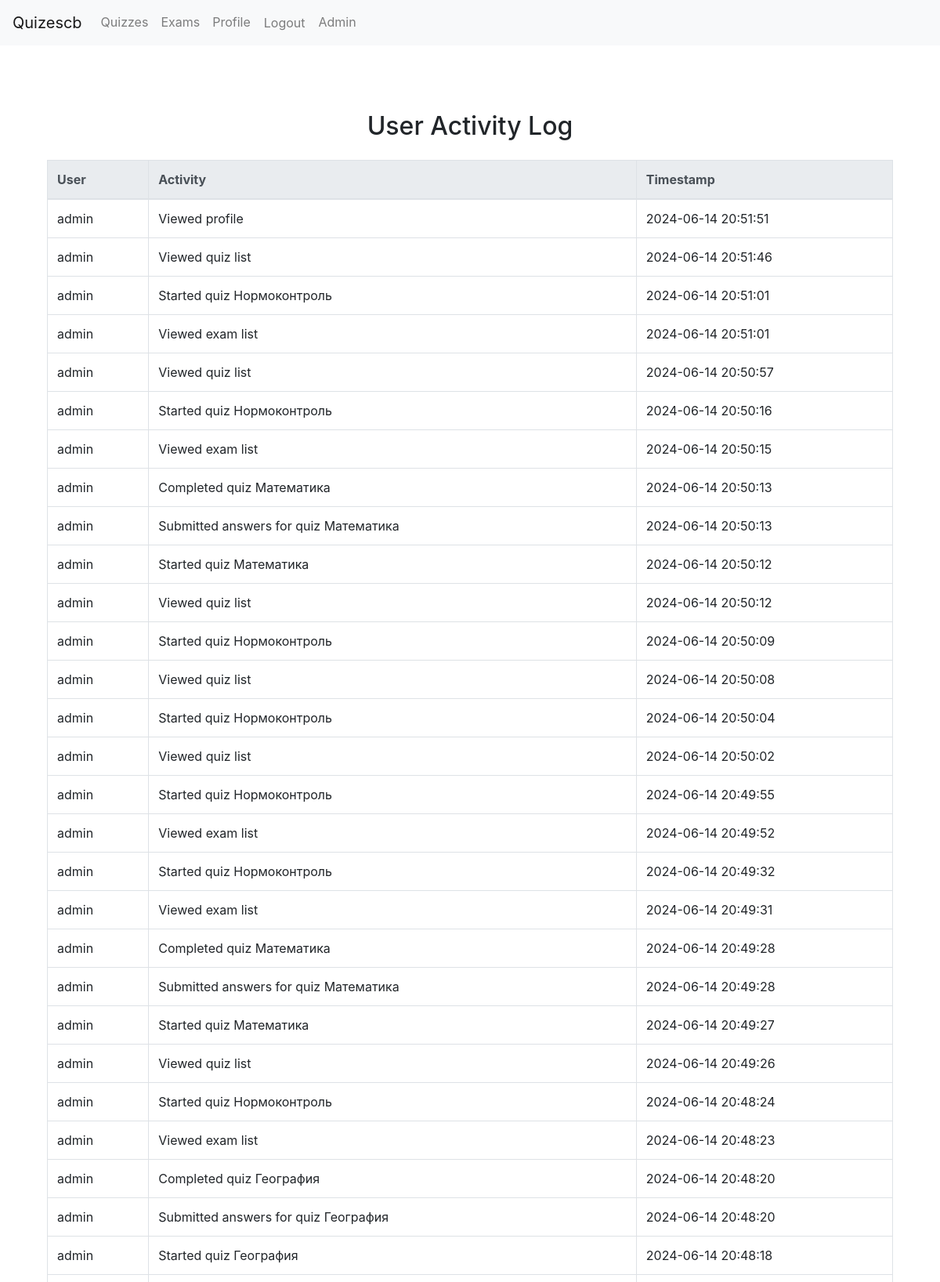
Page /quizzes/activity_log/ (signed in, upper part) on the committed database.
### quizzes/models.py (models this page shows, shortened)
class UserActivityLog(models.Model):
    user = models.ForeignKey(User, on_delete=models.CASCADE)
    activity = models.CharField(max_length=255)
    timestamp = models.DateTimeField(default=timezone.now)

### quizzes/views.py (the view)
# urls.py: path('activity_log/', views.activity_log, name='activity_log'),
@login_required
def activity_log(request):
    if not request.user.is_staff:
        return redirect('quiz_list')
    logs = UserActivityLog.objects.all().order_by('-timestamp')
    return render(request, 'quizzes/activity_log.html', {'logs': logs})

### quizzes/templates/quizzes/activity_log.html (shortened to what this page needs)
{% extends 'quizzes/base.html' %}
{% block content %}
<div class="container">
    <h2 class="text-center my-4">User Activity Log</h2>
    <table class="table table-bordered table-hover">
        <thead class="thead-light">
            <tr>
                <th>User</th>
                <th>Activity</th>
                <th>Timestamp</th>
            </tr>
        </thead>
        <tbody>
            {% for log in logs %}
                <tr>
                    <td>{{ log.user.username }}</td>
                    <td>{{ log.activity }}</td>
                    <td>{{ log.timestamp|date:"Y-m-d H:i:s" }}</td>
                </tr>
            {% endfor %}
        </tbody>
    </table>
</div>
{% endblock %}

### quizzes/static/light.css (style rules this page uses)
body { background-color: #f8f9fa; color: #212529; font-family: Arial, sans-serif; }
.container { padding: 20px; background-color: #ffffff; border-radius: 8px; }
h1, h2, h3, h4, h5, h6 { color: #212529; }

### rows in the picture
UserActivityLog: user.username "admin", activity "Viewed profile", timestamp "2024-06-14 20:51:51"
UserActivityLog: user.username "admin", activity "Viewed quiz list", timestamp "2024-06-14 20:51:46"
UserActivityLog: user.username "admin", activity "Started quiz Нормоконтроль", timestamp "2024-06-14 20:51:01"
UserActivityLog: user.username "admin", activity "Viewed exam list", timestamp "2024-06-14 20:51:01"
UserActivityLog: user.username "admin", activity "Viewed quiz list", timestamp "2024-06-14 20:50:57"
UserActivityLog: user.username "admin", activity "Started quiz Нормоконтроль", timestamp "2024-06-14 20:50:16"
UserActivityLog: user.username "admin", activity "Viewed exam list", timestamp "2024-06-14 20:50:15"
UserActivityLog: user.username "admin", activity "Completed quiz Математика", timestamp "2024-06-14 20:50:13"
UserActivityLog: user.username "admin", activity "Submitted answers for quiz Математика", timestamp "2024-06-14 20:50:13"
UserActivityLog: user.username "admin", activity "Started quiz Математика", timestamp "2024-06-14 20:50:12"
UserActivityLog: user.username "admin", activity "Viewed quiz list", timestamp "2024-06-14 20:50:12"
UserActivityLog: user.username "admin", activity "Started quiz Нормоконтроль", timestamp "2024-06-14 20:50:09"
UserActivityLog: user.username "admin", activity "Viewed quiz list", timestamp "2024-06-14 20:50:08"
UserActivityLog: user.username "admin", activity "Started quiz Нормоконтроль", timestamp "2024-06-14 20:50:04"
UserActivityLog: user.username "admin", activity "Viewed quiz list", timestamp "2024-06-14 20:50:02"
UserActivityLog: user.username "admin", activity "Started quiz Нормоконтроль", timestamp "2024-06-14 20:49:55"
UserActivityLog: user.username "admin", activity "Viewed exam list", timestamp "2024-06-14 20:49:52"
UserActivityLog: user.username "admin", activity "Started quiz Нормоконтроль", timestamp "2024-06-14 20:49:32"
UserActivityLog: user.username "admin", activity "Viewed exam list", timestamp "2024-06-14 20:49:31"
UserActivityLog: user.username "admin", activity "Completed quiz Математика", timestamp "2024-06-14 20:49:28"
UserActivityLog: user.username "admin", activity "Submitted answers for quiz Математика", timestamp "2024-06-14 20:49:28"
UserActivityLog: user.username "admin", activity "Started quiz Математика", timestamp "2024-06-14 20:49:27"
UserActivityLog: user.username "admin", activity "Viewed quiz list", timestamp "2024-06-14 20:49:26"
UserActivityLog: user.username "admin", activity "Started quiz Нормоконтроль", timestamp "2024-06-14 20:48:24"
UserActivityLog: user.username "admin", activity "Viewed exam list", timestamp "2024-06-14 20:48:23"
UserActivityLog: user.username "admin", activity "Completed quiz География", timestamp "2024-06-14 20:48:20"
UserActivityLog: user.username "admin", activity "Submitted answers for quiz География", timestamp "2024-06-14 20:48:20"
UserActivityLog: user.username "admin", activity "Started quiz География", timestamp "2024-06-14 20:48:18"
